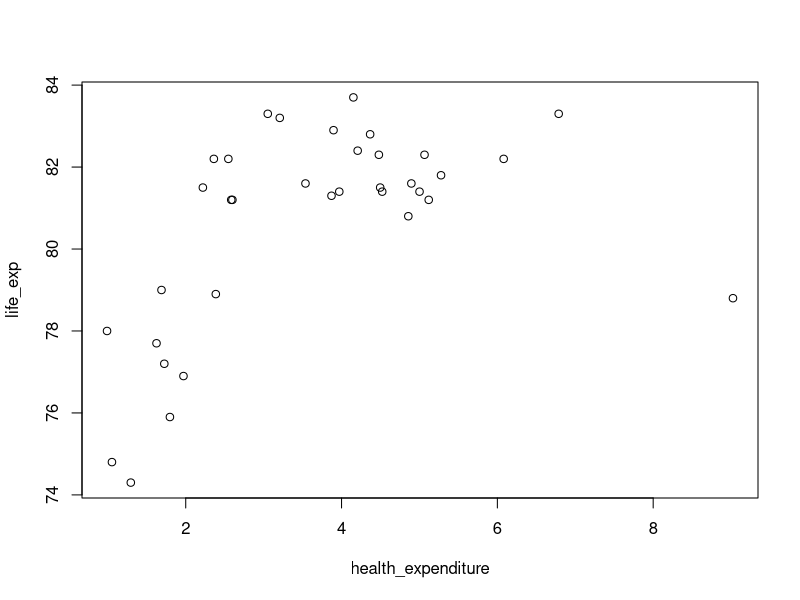
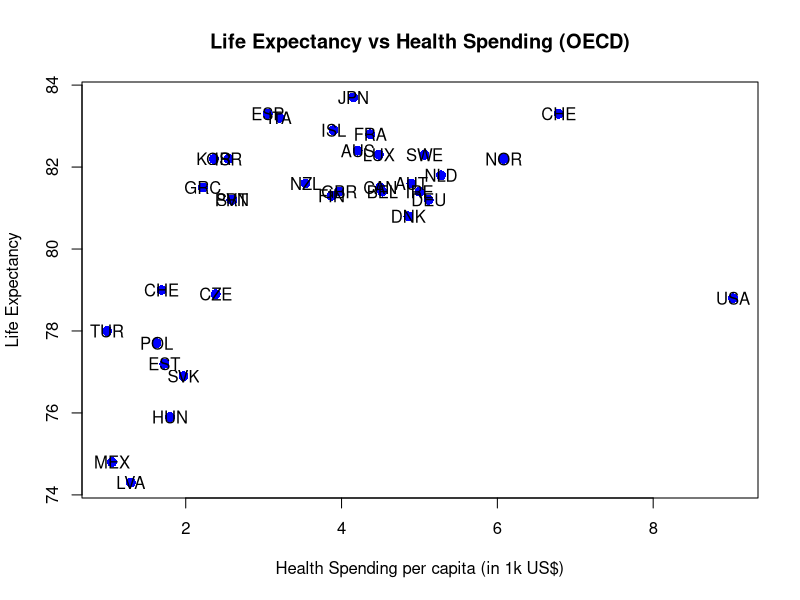
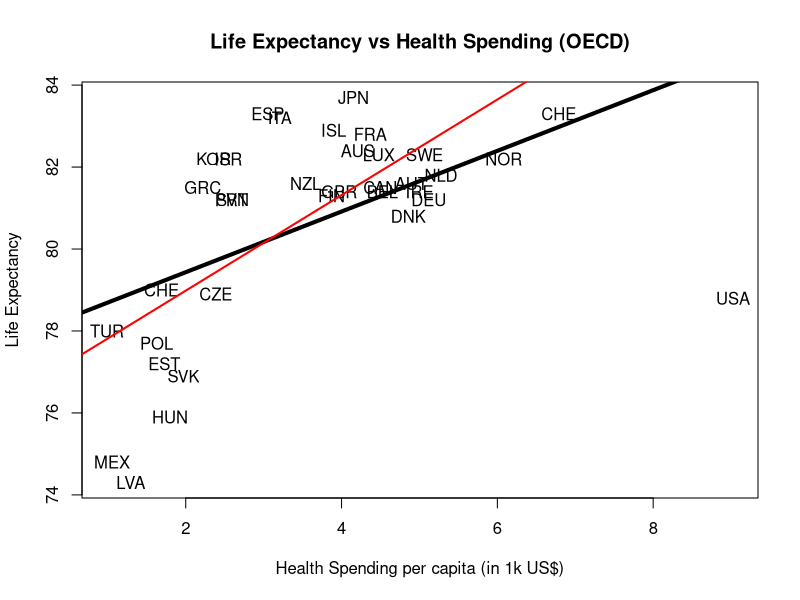
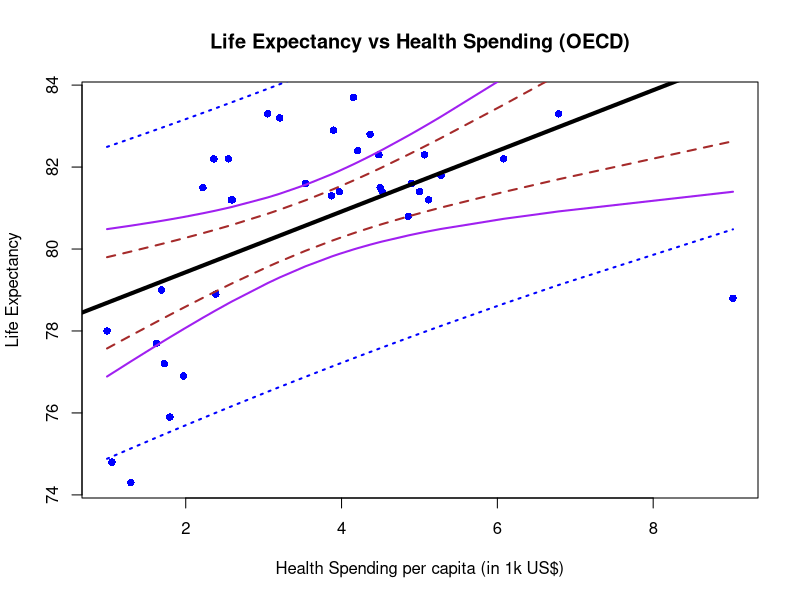
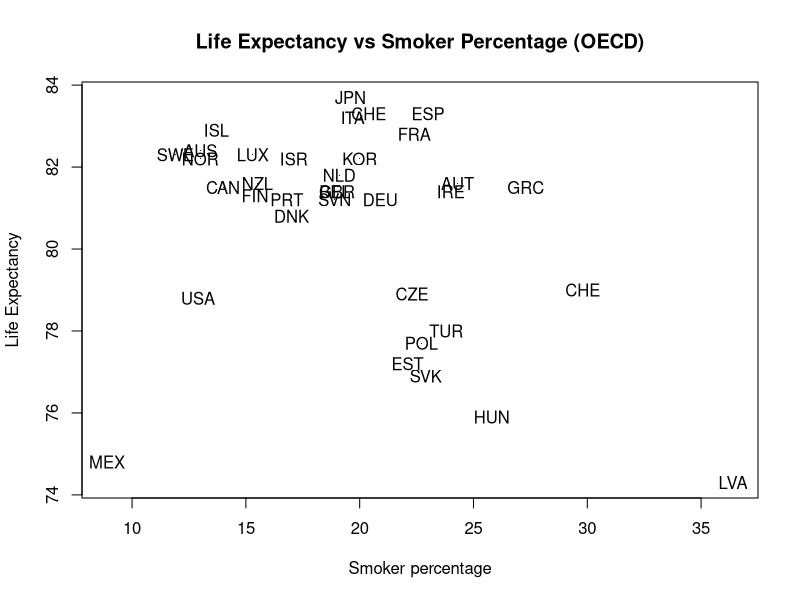

Reproduce these figures in R, in order. (Note: this script raises an error after producing the figures.)
### These are sample codes for the examples used in our last Statistics Class (linear regressions)
### Instructor: Yiqing Xing
### This version: 10/08/2020
### Life exp vs Health expenditure
### 2014 OECD data based on Source: http://www.oecd.org/els/health-systems/OECD-Health-Statistics-2016-Frequently-Requested-Data.xls

## Set working folder (Change to your own folder)
setwd("~/GitHub/CareyDataScience/stats/regression/")


## Read the data, notice that there is a header row
health <- read.csv("Health_LifeExpectency.csv", header=TRUE)

# Have a quick look at your data and summary statistics
View(health)
summary(health)

# In case one interested in transformed data, one can use
health$life_exp_log <- log(health$life_exp)
health$health_expenditure_2 <- health$health_expenditure^2


# drop non-OECD countries (if any)
health <- health[health$OECD == 1,]

## Regressions (You can run many regressions together, and save the results for later use)

lm_life_spending <- lm(life_exp  ~ health_expenditure , data = health)

lm_life_smoker <- lm(life_exp  ~ smoker_perc , data = health)

lm2 <- lm(life_exp  ~ health_expenditure + smoker_perc, data = health)

lm3 <- lm(life_exp  ~ health_expenditure + smoker_perc , data = health)

lm4 <- lm(life_exp  ~ health_expenditure + smoker_perc + alcohol, data = health)

lm5 <- lm(life_exp  ~ health_expenditure + smoker_perc + alcohol + obese_perc, data = health)

lm6 <- lm(life_exp  ~ health_expenditure + health_expenditure_2, data = health) 

# non-USA: add conditions in "data" part

lm_life_spending_nonUS <- lm(life_exp  ~ health_expenditure , data = subset(health, country_code != "USA") )

## Display your regression results

summary(lm_life_spending)

summary(lm2)

summary(lm3)

summary(lm4)

summary(lm5)

summary(lm_life_spending_nonUS)


## Plot your data

plot(life_exp  ~ health_expenditure, data = health)

# To make your plot prettier, there are several parameters that you can put in 

plot(life_exp  ~ health_expenditure, data = health, pch = 16, cex = 1.3, col = "blue", main = "Life Expectancy vs Health Spending (OECD)", xlab = "Health Spending per capita (in 1k US$)", ylab = "Life Expectancy")

# If we want to add country code:
with(health, text(life_exp  ~ health_expenditure, labels = health$country_code))

# It is too hard to see, so let'e redo the above by making the data dots invisible (in white)

plot(life_exp  ~ health_expenditure, data = health, pch = 16, cex = 1.3, col = "white", main = "Life Expectancy vs Health Spending (OECD)", xlab = "Health Spending per capita (in 1k US$)", ylab = "Life Expectancy")

with(health, text(life_exp  ~ health_expenditure, labels = health$country_code))


## Adding fitted line to your plot

abline(lm_life_spending, lwd = 4)

abline(lm_life_spending_nonUS, col = "red", lwd = 2)


## Prediction and confidence intervals

# maybe you want to redo the plot
plot(life_exp  ~ health_expenditure, data = health, pch = 16, cex = 1, col = "blue", main = "Life Expectancy vs Health Spending (OECD)", xlab = "Health Spending per capita (in 1k US$)", ylab = "Life Expectancy")
abline(lm_life_spending, lwd = 4)

# To plot CI curves, first let's sort the data (you can try if you don't do this)

health <- health[order(health$health_expenditure),]

conf_interval <- predict(lm_life_spending, health, interval="confidence",level = 0.90)
lines(health$health_expenditure, conf_interval[,2], col="brown", lty=2, lwd = 2)
lines(health$health_expenditure, conf_interval[,3], col="brown", lty=2, lwd = 2)


conf_interval_99 <- predict(lm_life_spending, health, interval="confidence",level = 0.99)
lines(health$health_expenditure, conf_interval_99[,2], col="purple", lty=1, lwd = 2)
lines(health$health_expenditure, conf_interval_99[,3], col="purple", lty=1, lwd = 2)

pred_interval <- predict(lm_life_spending, health, interval="prediction",level = 0.90)
lines(health$health_expenditure, pred_interval[,2], col="blue", lty=3, lwd = 2)
lines(health$health_expenditure, pred_interval[,3], col="blue", lty=3, lwd = 2)


# Plot life_expectancy on smoking 
plot(life_exp  ~ smoker_perc, data = health, pch = 16, cex = .1, col = "blue", main = "Life Expectancy vs Smoker Percentage (OECD)", xlab = "Smoker percentage", ylab = "Life Expectancy")

with(health, text(life_exp  ~ smoker_perc, labels = health$country_code))

abline(lm9, lwd = 3)

# Additional codes for Week 7

plot(life_exp  ~ health_expenditure, data = health, pch = 16, cex = 1, col = "white", main = "Life Expectancy vs Health Spending (OECD)", xlab = "Health Spending per capita (in 1k US$)", ylab = "Life Expectancy")
with(health, text(life_exp  ~ health_expenditure, labels = health$country_code))

abline(lm_life_spending, lwd = 3)

abline(lm6, lwd = 3, col = "red")

predictedcounts <- predict(lm6,list(health$health_expenditure, health$health_expenditure))


glm(life_exp  ~ health_expenditure + health_expenditure*health_expenditure, data = health) 


## Enjoy the software :)
